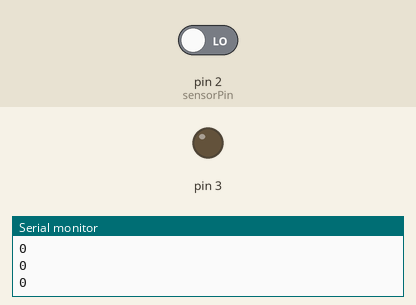
Recording of a sketch running on a simulated Arduino Uno, built with avr-gcc and run on an emulated ATmega328P. Shown: output pins drawn as LEDs (lit = HIGH), the last lines printed to the serial monitor. The inputs (shaded band) are chosen by the test bench; at power-on: pin 2 (sensorPin) LOW.

Above: at 1.2 s.
1.3 s: pin 2 (sensorPin) driven HIGH
At 1.9 s:
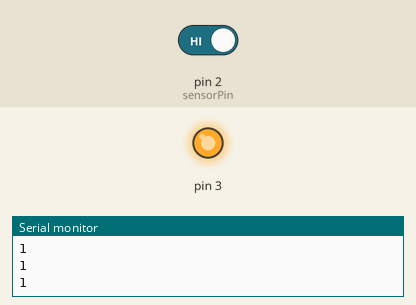
2.8 s: pin 2 (sensorPin) driven LOW
At 3.3 s:
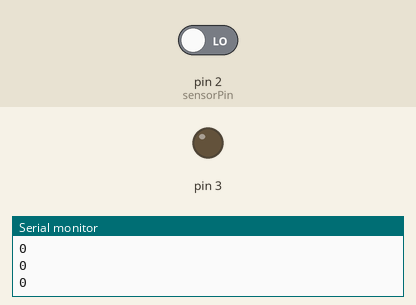
Timing chart, 0 to 5.8 s (numbered marks = the images above; inputs shaded):
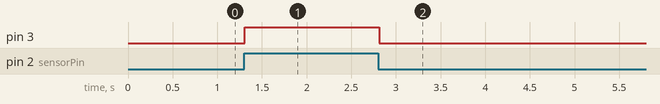

The sketch:

motion.ino.ino
```cpp
const int sensorPin = 2; // Assuming the sensor output is connected to digital pin 2

void setup() {
  // put your setup code here, to run once:
  Serial.begin(9600);
  pinMode(sensorPin, INPUT); // Set the sensor pin as input
  pinMode(3, OUTPUT);
}

void loop() {
  // put your main code here, to run repeatedly:
  int sensorValue = digitalRead(sensorPin); // Read the digital input from the sensor

  Serial.println(sensorValue); // Print the sensor value to the serial monitor
  digitalWrite(3, (sensorValue == 1) ? HIGH : LOW);

  delay(20);
}
```

Measured:
- after the input at 1.3 s, pin 3: LOW → HIGH at once
- after the input at 2.8 s, pin 3: HIGH → LOW at once
